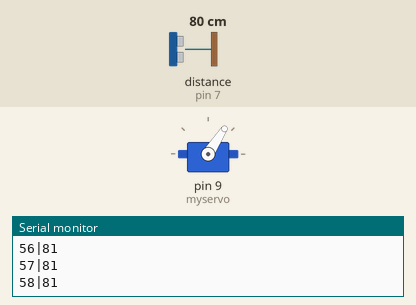
This sketch was run on a simulated Arduino Uno, built with avr-gcc and run on an emulated ATmega328P. Parts: servo, the last lines printed to the serial monitor. Inputs (shaded band) come from the test bench; at power-on: distance to the obstacle (sensor on pin 7) 80 cm. The echo pulse lasts 58.3 µs per cm.

Above: at 1.2 s.
1.3 s: distance to the obstacle (sensor on pin 7) set to 2 cm
At 1.71 s:
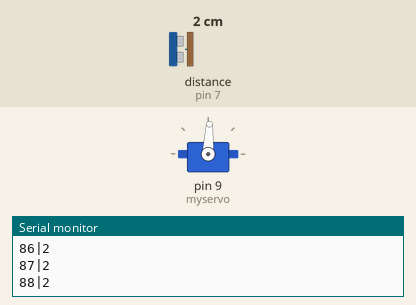
4.3 s: distance to the obstacle (sensor on pin 7) set to 4 cm
At 5.38 s:
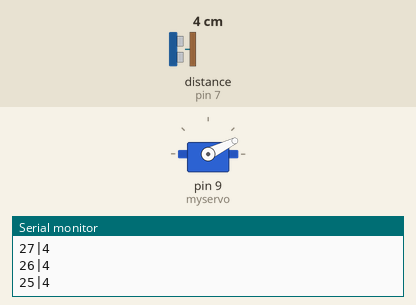
Timing chart, 0 to 13.3 s (numbered marks = the images above; inputs shaded):
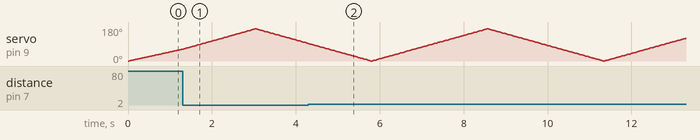

The sketch:

radar.ino
```cpp
#include <Servo.h>
#include <NewPing.h>

#define TRIGGER_PIN  7   // Arduino pin tied to trigger pin on the ultrasonic sensor.
#define ECHO_PIN     7   // Arduino pin tied to echo pin on the ultrasonic sensor.
#define MAX_DISTANCE 200 // Maximum distance we want to ping for (in centimeters). Maximum sensor distance is rated at 400-500cm.

NewPing sonar(TRIGGER_PIN, ECHO_PIN, MAX_DISTANCE);

Servo myservo;

long pos = 0; // variable to store the servo position

void setup() {
  Serial.begin(115200);
  myservo.attach(9);
}

void loop() {
  for (pos = 0; pos <= 170; pos += 1)
  {
    Serial.print(pos);
    Serial.print("|");
    Serial.print(sonar.ping_cm());
    Serial.println();

    myservo.write(pos);
    delay(15);
  }
  for (pos = 170; pos >= 0; pos -= 1)
  {
    Serial.print(pos);
    Serial.print("|");
    Serial.print(sonar.ping_cm());
    Serial.println();

    myservo.write(pos);
    delay(15);
  }
}
```
